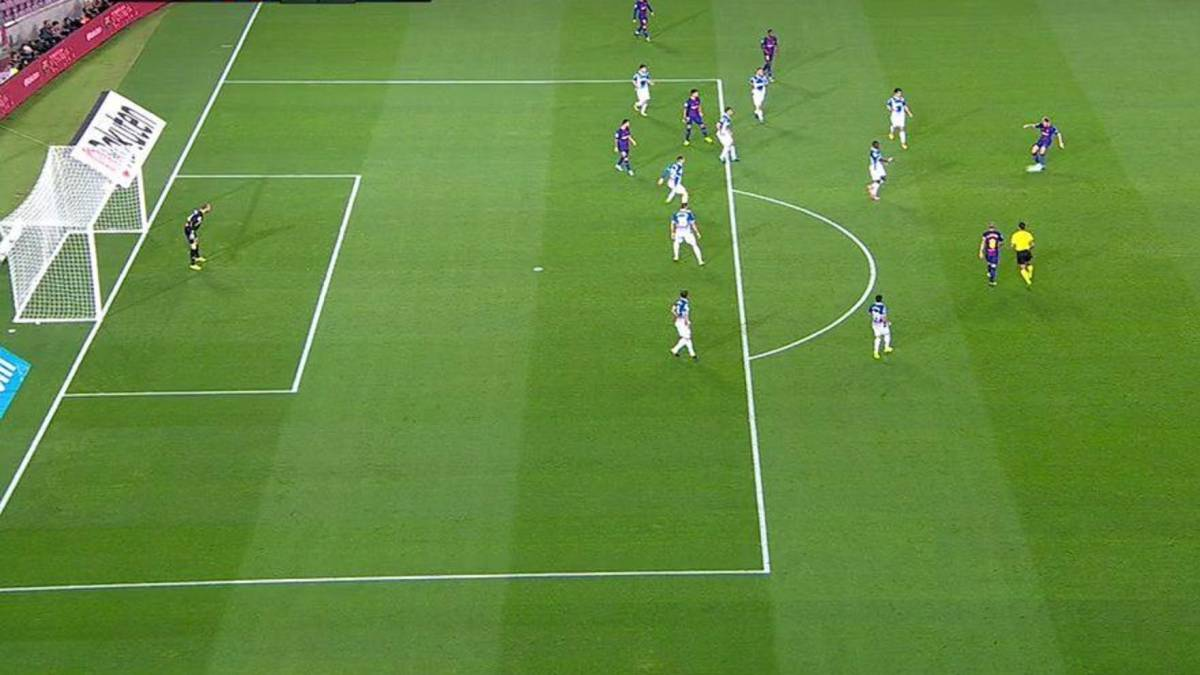
#> input picture images/su/9.PNG, 1200 x 675 px
$ jupyter execute --allow-errors demo.ipynb   (shell and % lines are left out)
#> lines starting #> are read from the running program, lines starting #| are printed output that depends on the picture; after the words box and inside, x2 and y2 are one past the last pixel; in counts of white or black regions, pixels touching at a corner belong together
# Mask R-CNN Demo

A quick intro to using the pre-trained model to detect and segment objects.

[cell 1]

import os
import sys
import random
import math
import numpy as np
import skimage.io
import matplotlib
import matplotlib.pyplot as plt

# Root directory of the project
ROOT_DIR = os.path.abspath("../")
# Import Mask RCNN
sys.path.append(ROOT_DIR)  # To find local version of the library
ROOT_DIR_mcrnn = ROOT_DIR + "/mrcnn"
print(ROOT_DIR_mcrnn)
from mrcnn import utils
print(utils)
import mrcnn.model as modellib
from mrcnn import visualize
print(visualize)
# Import COCO config
sys.path.append(os.path.join(ROOT_DIR, "samples/coco/"))  # To find local version
import coco
print(coco)

# Directory to save logs and trained model
MODEL_DIR = os.path.join(ROOT_DIR, "logs")

# Local path to trained weights file
COCO_MODEL_PATH = os.path.join(ROOT_DIR, "mask_rcnn_coco.h5")
# Download COCO trained weights from Releases if needed
if not os.path.exists(COCO_MODEL_PATH):
    utils.download_trained_weights(COCO_MODEL_PATH)
#> (this line was passed over: mrcnn is not available in this run)

# Directory of images to run detection on
IMAGE_DIR = os.path.join(ROOT_DIR, "images")

## Configurations

We'll be using a model trained on the MS-COCO dataset. The configurations of this model are in the ```CocoConfig``` class in ```coco.py```.

For inferencing, modify the configurations a bit to fit the task. To do so, sub-class the ```CocoConfig``` class and override the attributes you need to change.

[cell 2]
class InferenceConfig(coco.CocoConfig):
    # Set batch size to 1 since we'll be running inference on
    # one image at a time. Batch size = GPU_COUNT * IMAGES_PER_GPU
    GPU_COUNT = 1
    IMAGES_PER_GPU = 1

config = InferenceConfig()
#> (the rest of this cell did not finish here and is left out)

## Create Model and Load Trained Weights

#> (a cell that did not finish here is left out)

## Class Names

The model classifies objects and returns class IDs, which are integer value that identify each class. Some datasets assign integer values to their classes and some don't. For example, in the MS-COCO dataset, the 'person' class is 1 and 'teddy bear' is 88. The IDs are often sequential, but not always. The COCO dataset, for example, has classes associated with class IDs 70 and 72, but not 71.

To improve consistency, and to support training on data from multiple sources at the same time, our ```Dataset``` class assigns it's own sequential integer IDs to each class. For example, if you load the COCO dataset using our ```Dataset``` class, the 'person' class would get class ID = 1 (just like COCO) and the 'teddy bear' class is 78 (different from COCO). Keep that in mind when mapping class IDs to class names.

To get the list of class names, you'd load the dataset and then use the ```class_names``` property like this.
```
# Load COCO dataset
dataset = coco.CocoDataset()
dataset.load_coco(COCO_DIR, "train")
dataset.prepare()

# Print class names
print(dataset.class_names)
```

We don't want to require you to download the COCO dataset just to run this demo, so we're including the list of class names below. The index of the class name in the list represent its ID (first class is 0, second is 1, third is 2, ...etc.)

[cell 4]
# COCO Class names
# Index of the class in the list is its ID. For example, to get ID of
# the teddy bear class, use: class_names.index('teddy bear')
class_names = ['BG', 'person', 'bicycle', 'car', 'motorcycle', 'airplane',
               'bus', 'train', 'truck', 'boat', 'traffic light',
               'fire hydrant', 'stop sign', 'parking meter', 'bench', 'bird',
               'cat', 'dog', 'horse', 'sheep', 'cow', 'elephant', 'bear',
               'zebra', 'giraffe', 'backpack', 'umbrella', 'handbag', 'tie',
               'suitcase', 'frisbee', 'skis', 'snowboard', 'sports ball',
               'kite', 'baseball bat', 'baseball glove', 'skateboard',
               'surfboard', 'tennis racket', 'bottle', 'wine glass', 'cup',
               'fork', 'knife', 'spoon', 'bowl', 'banana', 'apple',
               'sandwich', 'orange', 'broccoli', 'carrot', 'hot dog', 'pizza',
               'donut', 'cake', 'chair', 'couch', 'potted plant', 'bed',
               'dining table', 'toilet', 'tv', 'laptop', 'mouse', 'remote',
               'keyboard', 'cell phone', 'microwave', 'oven', 'toaster',
               'sink', 'refrigerator', 'book', 'clock', 'vase', 'scissors',
               'teddy bear', 'hair drier', 'toothbrush']

## Run Object Detection

[cell 5]
# Load a random image from the images folder
#file_names = next(os.walk(IMAGE_DIR))[2]
print(IMAGE_DIR)
filename = os.path.join(IMAGE_DIR, 'su/9.PNG')
print(filename)
image = skimage.io.imread(filename)
#> image is the input picture: shape (675, 1200, 3); mean R, G, B 102.2, 139.7, 64.7

if image.shape[-1] == 4:
    image = image[..., :3]

# Run detection
#> (the rest of this cell did not finish here and is left out)

[cell 6]
import cv2
hsv = cv2.cvtColor(image, cv2.COLOR_RGB2HSV)
#> hsv: shape (675, 1200, 3); mean H, S, V 48.3, 143.5, 140.7
image2 = image.copy()

lower_green = (32, 0, 20)
upper_green = (85, 250, 180)

img_mask = cv2.inRange(hsv, lower_green, upper_green)
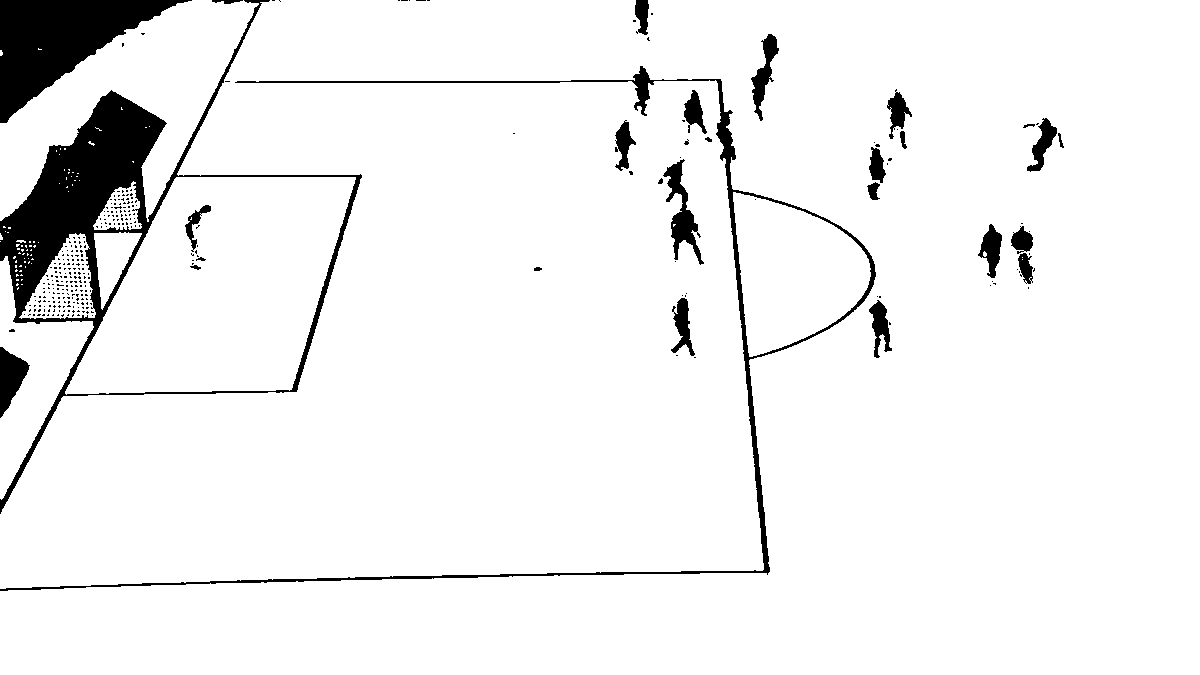
#> img_mask: shape (675, 1200); 94% white; 311 black regions (283 under 20 px), largest, box (x1, y1, x2, y2) and area: (0, 0, 362, 514) 20251, (0, 0, 192, 123) 10594, (0, 66, 876, 591) 6925
img_result = image - cv2.bitwise_and(image, image, mask=img_mask)
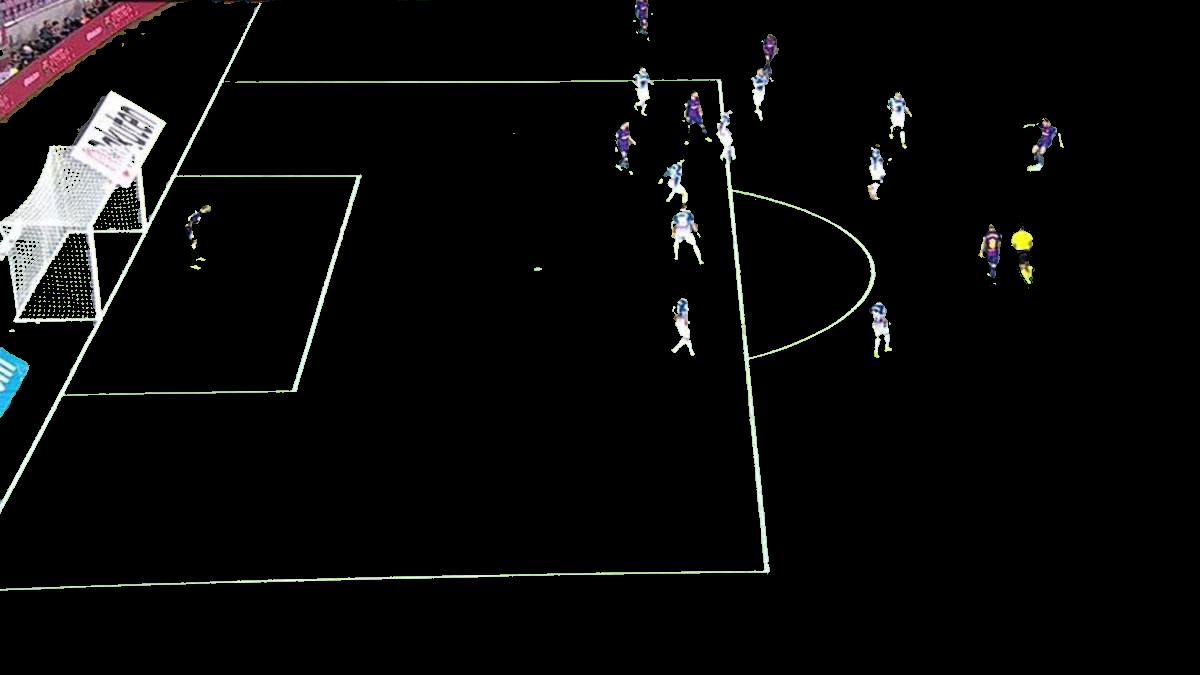
#> img_result: shape (675, 1200, 3); mean R, G, B 10.7, 10.6, 10.3

# [4 lines of commented-out code are left out]
plt.figure(figsize = (20,10))
#> (this line was passed over: IPython is not available in this run)
plt.imshow(img_result, aspect='auto')
#> (this line was passed over: IPython is not available in this run)
image2 = img_result

[cell 7]
import cv2
def HSVmap():
    hsvmap = np.zeros((180,256,3), np.uint8)
    h,s = np.indices(hsvmap.shape[:2])
    hsvmap[:,:,0] = h
    hsvmap[:,:,1] = s
    hsvmap[:,:,2] = 255
    hsvmap = cv2.cvtColor(hsvmap, cv2.COLOR_HSV2BGR)
    return hsvmap

#> (a cell that did not finish here is left out)

#> (a cell that did not finish here is left out)

[cell 10]
def HSVmap2():
    hsvmap = np.zeros((140,256,3), np.uint8)
    h,s = np.indices(hsvmap.shape[:2])
    hsvmap[:,:,0] = h
    hsvmap[:,:,1] = s
    hsvmap[:,:,2] = 255
    hsvmap = cv2.cvtColor(hsvmap, cv2.COLOR_HSV2BGR)
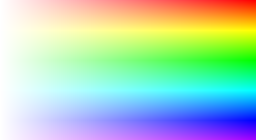
#> hsvmap: shape (140, 256, 3); mean B, G, R 185.8, 209.1, 174.2
    return hsvmap
hsvmap = HSVmap2()
plt.imshow(hsvmap)
#> (this line was passed over: IPython is not available in this run)
